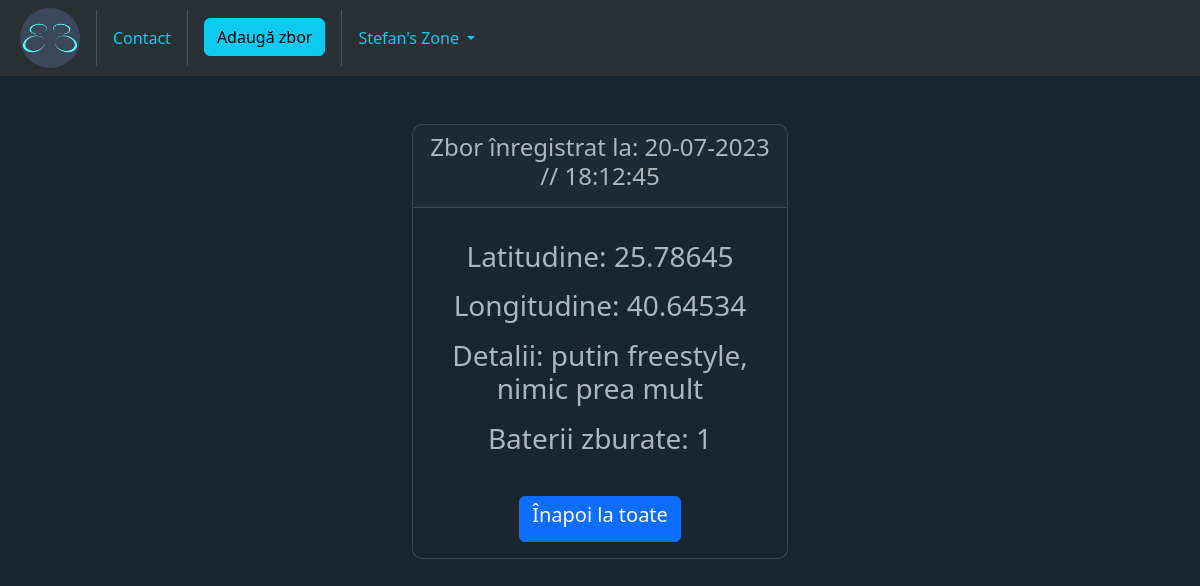
The app's page /MyZone/flight_details/2 (signed in) with its own data.
### home/models.py (models this page shows, shortened)
class Operator(AbstractUser):
	caa_code = models.CharField(verbose_name='CAA Code', max_length=40, unique=True, null=True)
	file1 = models.FileField(verbose_name='Certificat A1/A3', null=True, blank=True, upload_to='static/certificates/')
	file2 = models.FileField(verbose_name='Certificat A2', null=True, blank=True, upload_to='static/certificates/')

class FlightLog(models.Model):
	operator = models.ForeignKey(Operator, on_delete=models.CASCADE)  # CAA.ro code
	aircraft = models.ForeignKey(Aircraft, on_delete=models.CASCADE)  # aircraft name
	longitude = models.FloatField(null=True, blank=True)  # location
	latitude = models.FloatField(null=True, blank=True)  # location
	details = models.TextField(null=True, blank=True)  # mission - photo, video, recon, job
	batteries_flown = models.IntegerField(default=1)
	created_at = models.DateTimeField(auto_now_add=True)
	updated_at = models.DateTimeField(auto_now=True)

### home/views.py (the view)
# urls.py: path('MyZone/flight_details/<int:pk>', views.FlightDetailView.as_view(), name='flight-details'),
class FlightDetailView(LoginRequiredMixin, DetailView):
	template_name = 'home/flight_details.html'
	model = FlightLog

### templates/home/flight_details.html (shortened to what this page needs)
{% extends 'base.html' %}
{% block content %}
    <div class="container-fluid" data-bs-theme="dark">
        <div class="row">
            <div class="col-md-4 offset-md-4">
                <div class="card text-center ">
                    <div class="card-header">
                        <h4>Zbor înregistrat la: {{ flightlog.created_at|date:"d-m-Y // H:i:s" }}</h4>
                    </div>
                    <div class="card-body ">
                        <p class="card-text">
                            <h3>Latitudine: {{ flightlog.latitude }}</h3>
                        </p>
                        <p class="card-text">
                            <h3>Longitudine: {{ flightlog.longitude }}</h3>
                        </p>
                        <p class="card-text">
                            <h3>Detalii: {{ flightlog.details }}</h3>
                        </p>
                        <p class="card-text">
                            <h3>Baterii zburate: {{ flightlog.batteries_flown }}</h3>
                        </p>
                        <br>
                        <a href="{% url 'list-of-flights' %}" class="btn btn-primary"><h5>Înapoi la toate</h5></a>
                    </div>
                </div>
            </div>
        </div>
    </div>
{% endblock %}

### templates/navbar.html (shortened to what this page needs)
<nav class="navbar navbar-expand-lg bg-body-tertiary" data-bs-theme="dark">
    {% load static %}
    <div class="container-fluid">
        <a href="{% url 'homepage' %}">
            <img src="{% static 'images/LOGO256p-01.png' %}" alt="logo" width="60"
                 class="img-fluid rounded-circle mx-2">
        </a>
        <div class="collapse navbar-collapse" id="navbarSupportedContent">
            <ul class="navbar-nav me-auto mb-2 mb-lg-0">
                <li class="nav-item">
                    <a class="nav-link text-info btn btn-secondary m-2" href="{% url 'contact' %}">Contact</a>
                </li>
                <div class="d-flex flex-row">
                    {% if user.is_authenticated %}
                        <li class="nav-item">
                            <a href="{% url 'flight-add' %}" class="btn btn-info m-2 mx-3">Adaugă zbor</a>
                        </li>
                        <li class="nav-item dropdown">
                            <a class="nav-link dropdown-toggle btn btn-secondary text-info m-2" href="#" role="button"
                               data-bs-toggle="dropdown"
                               aria-expanded="false">
                                {{ user.username.title }}'s Zone
                            </a>
                        </li>
                    {% else %}
                        <div class="nav-item p-2 mx-2">
                            <a class="btn btn-info" href="{% url 'my-zone' %}">MyZone</a>
                        </div>
                    {% endif %}
                </div>
            </ul>
        </div>
    </div>
</nav>

### static/css/stylesheet.css (style rules this page uses)
.card { border-radius: 10px; background-color: #19262f; transition: box-shadow 0.3s ease-in-out; }

### templates/base.html (style rules this page uses)
body { background-color: #19262f !important; }

### records on screen
Operator: username "Stefan"
FlightLog: created_at "20-07-2023 // 18:12:45", latitude "25.78645", longitude "40.64534", details "putin freestyle, nimic prea mult", batteries_flown "1"
